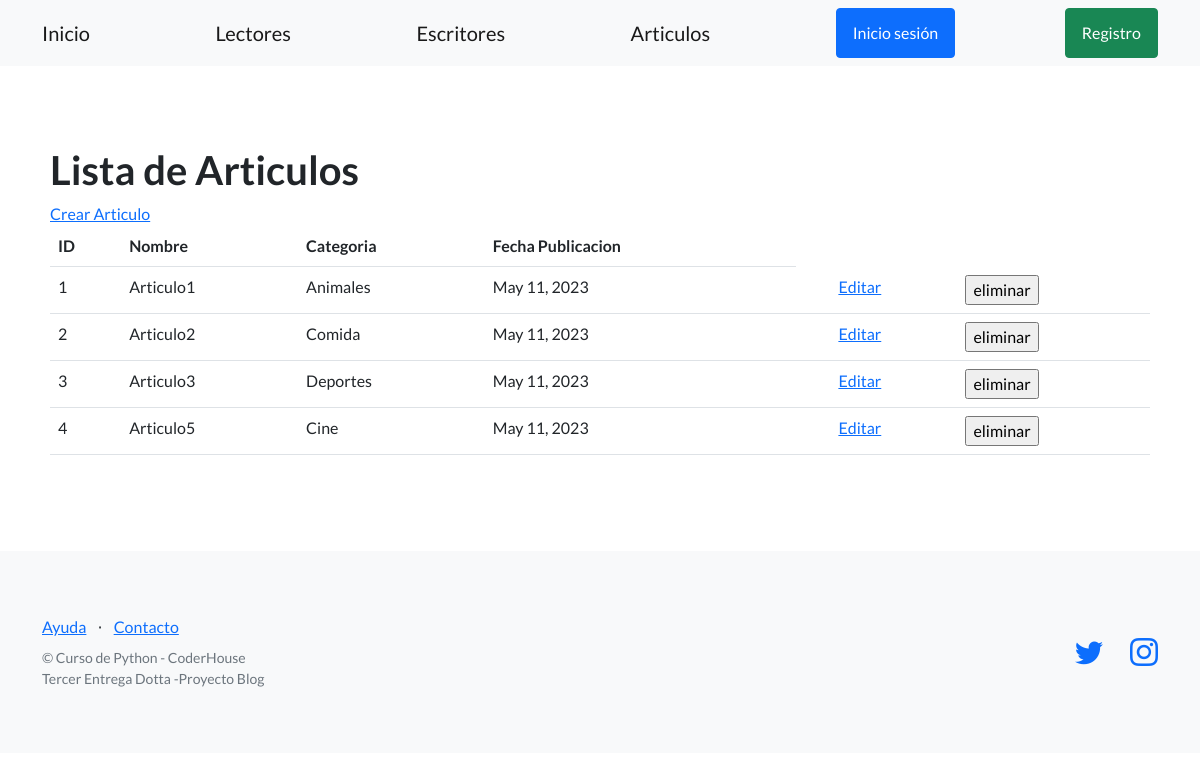
Before: /usuarios/articulos/ with the older database file.
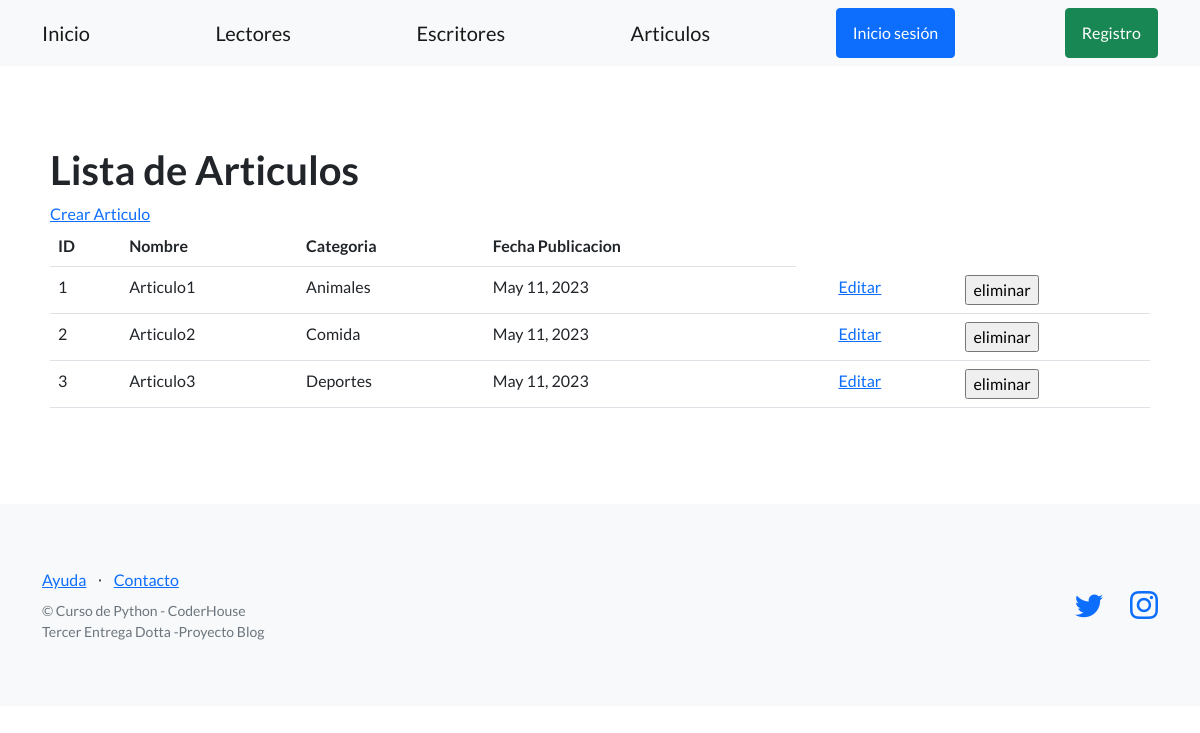
After: the same page with the newer database file.
### control_usuarios/models.py (models this page shows, shortened)
class Articulo(models.Model):
    nombre = models.CharField(max_length=256)
    codigo = models.CharField(max_length=20)
    categoria = models.CharField(max_length=256)
    fecha_publicacion = models.DateField(null=True)

### control_usuarios/views.py (the view)
# urls.py: path('articulos/', listar_articulos, name= "listar_articulos"),
def listar_articulos(request):
    contexto = {
        "articulos": Articulo.objects.all()
    }
    http_response = render(
        request=request,
        template_name='control_usuarios/lista_articulos.html',
        context=contexto,
    )
    return http_response

### control_usuarios/templates/control_usuarios/lista_articulos.html (shortened to what this page needs)
{% extends "control_usuarios/base.html" %}
{% block contenido %}
<section>
  <div>
    <h1>Lista de Articulos</h1>
    <a href="{% url 'crear_articulo' %}">Crear Articulo</a>
    <table class="table">
      <tbody>
        <tr>
          <th>ID</th>
          <th>Nombre</th>
          <th>Categoria</th>
          <th>Fecha Publicacion</th>
        </tr>
        {% for articulo in articulos %}
        <tr>
          <td>{{ articulo.id }}</td>
          <td>{{ articulo.nombre }}</td>
          <td>{{ articulo.categoria }}</td>
          <td>{{ articulo.fecha_publicacion }}</td>
          <td>
          <td>
            <a href={%url 'editar_articulo' articulo.id %}>Editar</a>
          </td>
          <td>
            <form action="{% url 'eliminar_articulo' articulo.id %}" method="post">
              <input type="submit" value="eliminar"/>
            </form>
          </td>
        </tr>
        {% endfor %}
      </tbody>
    </table>
  </div>
</section>
{% endblock contenido %}

Changed rows visible on the page:
removed Articulo: id "4", nombre "Articulo5", categoria "Cine", fecha_publicacion "May 11, 2023"
